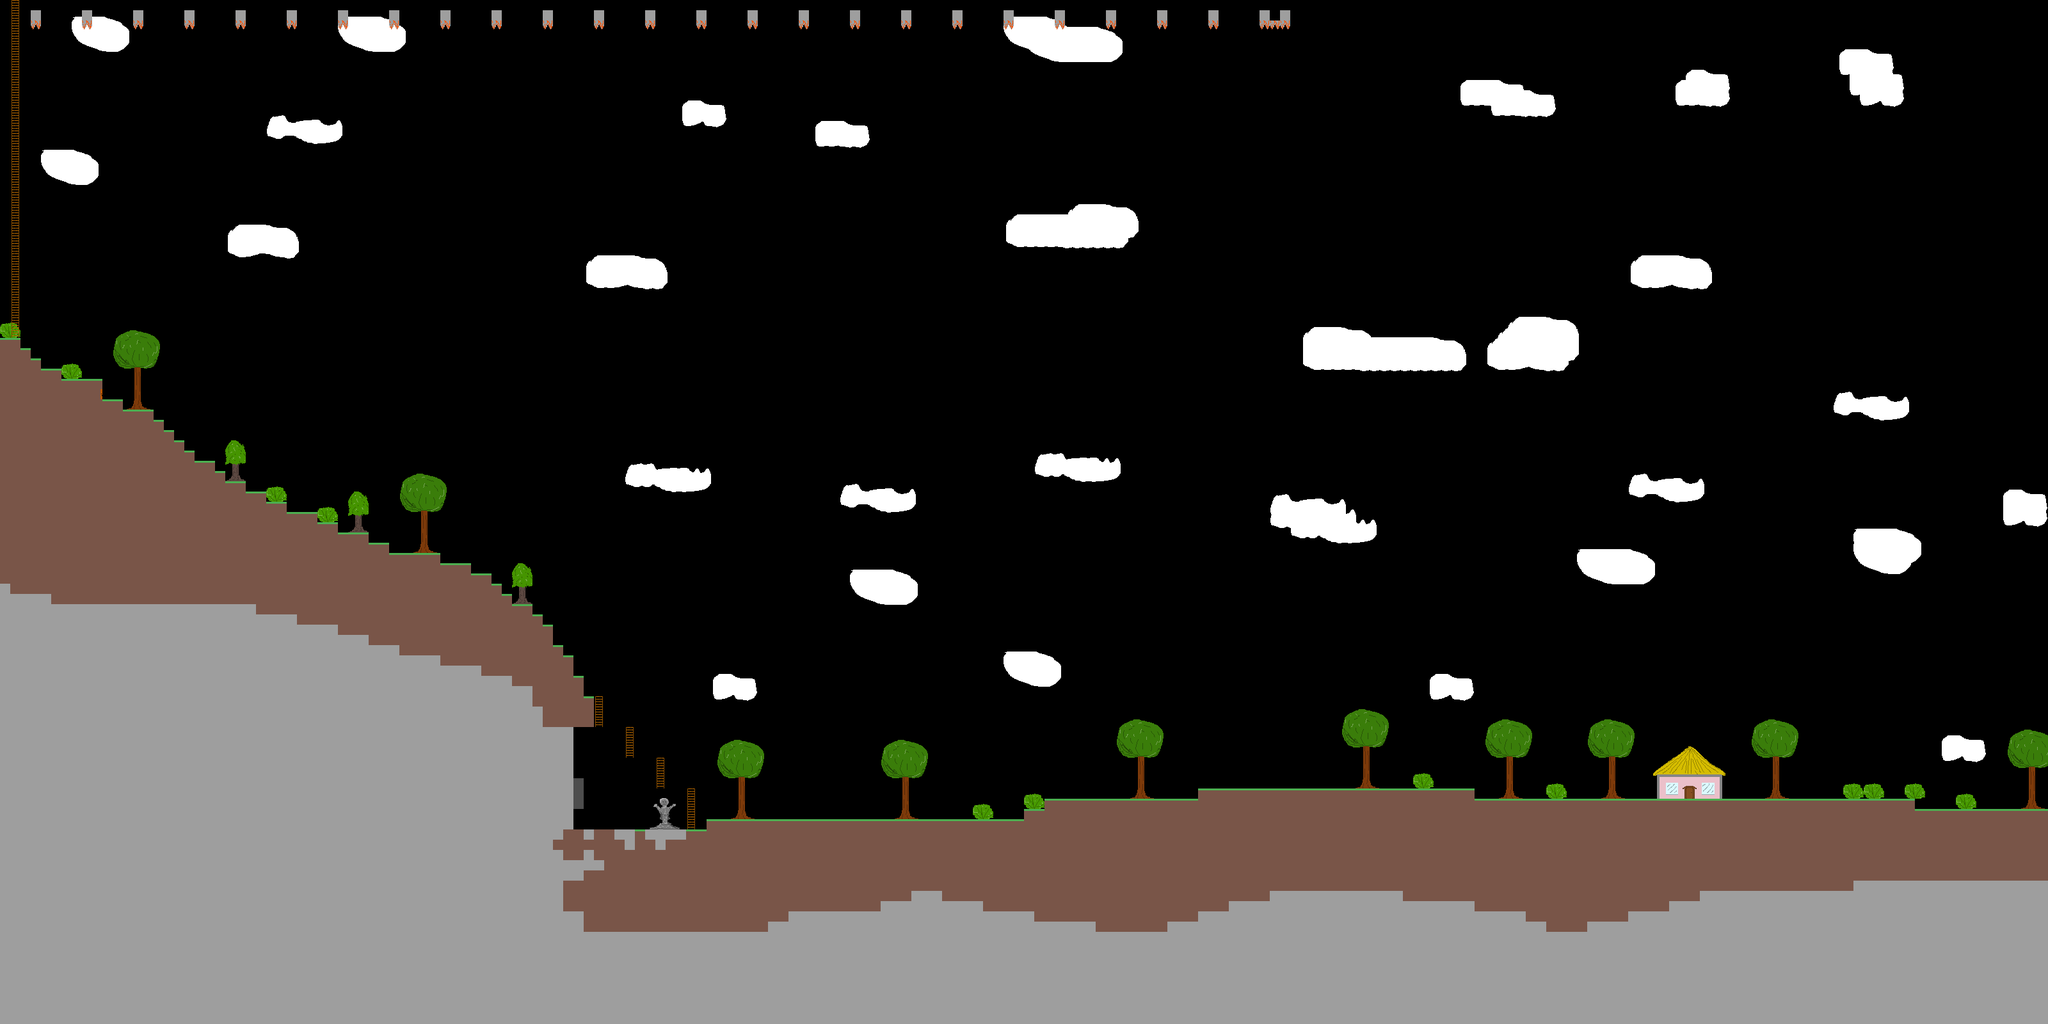

Tiled map render using the project's own tile images. Description and the map definition, with tile-layer contents summarised, below:
An orthogonal 200x100 tile map with 16x16 px tiles, 12 tile layers (Door Barrier Open, Door Barrier Closed, Background, Clouds, ...), 3 tilesets and 34 objects.

<map version="1.10" tiledversion="1.10.2" orientation="orthogonal" renderorder="right-down" width="200" height="100" tilewidth="16" tileheight="16" infinite="0" nextlayerid="21" nextobjectid="38">
 <tileset firstgid="1" source="Testing Tiles.tsx" />
 <tileset firstgid="32" source="Backdrops.tsx" />
 <tileset firstgid="41" source="Interior.tsx" />
 <layer id="19" name="Door Barrier Open" width="200" height="100">
  <data>[20000 cells, 0 non-empty, 0 distinct tile ids]</data>
 </layer>
 <layer id="18" name="Door Barrier Closed" width="200" height="100">
  <data>[20000 cells, 0 non-empty, 0 distinct tile ids]</data>
 </layer>
 <layer id="2" name="Background" width="200" height="100">
  <data>[20000 cells, 640 non-empty, 5 distinct tile ids]</data>
 </layer>
 <layer id="7" name="Clouds" width="200" height="100">
  <data>[20000 cells, 86 non-empty, 5 distinct tile ids]</data>
 </layer>
 <layer id="1" name="Platforms" width="200" height="100">
  <data>[20000 cells, 5417 non-empty, 3 distinct tile ids]</data>
 </layer>
 <layer id="16" name="Statues" width="200" height="100">
  <data>[20000 cells, 1 non-empty, 1 distinct tile ids]</data>
 </layer>
 <layer id="17" name="Current Statue" width="200" height="100">
  <data>[20000 cells, 0 non-empty, 0 distinct tile ids]</data>
 </layer>
 <layer id="4" name="Death" width="200" height="100">
  <data>[20000 cells, 27 non-empty, 2 distinct tile ids]</data>
 </layer>
 <layer id="3" name="Ladders" width="200" height="100">
  <data>[20000 cells, 46 non-empty, 1 distinct tile ids]</data>
 </layer>
 <layer id="8" name="Cave" width="200" height="100">
  <data>[20000 cells, 607 non-empty, 1 distinct tile ids]</data>
 </layer>
 <objectgroup id="6" name="Moving Platforms" />
 <layer id="5" name="Moving Platforms" width="200" height="100">
  <data>[20000 cells, 0 non-empty, 0 distinct tile ids]</data>
 </layer>
 <objectgroup id="12" name="Collectibles">
  <object id="3" x="199.333" y="1355">
   <properties>
    <property name="type" value="Rainbow Rock" />
   </properties>
   <point />
  </object>
 </objectgroup>
 <objectgroup id="10" name="Warp Doors">
  <object id="1" x="2640" y="1242.55">
   <properties>
    <property name="dest_x" type="int" value="9" />
    <property name="dest_y" type="int" value="4" />
    <property name="key_req" value="None" />
    <property name="warp" value="3.2" />
   </properties>
   <point />
  </object>
  <object id="2" x="161.273" y="618.636">
   <properties>
    <property name="dest_x" type="int" value="8" />
    <property name="dest_y" type="int" value="2" />
    <property name="key_req" value="God Key" />
    <property name="warp" value="3.3" />
   </properties>
   <point />
  </object>
 </objectgroup>
 <objectgroup id="9" name="Villagers" />
 <objectgroup id="13" name="Enemies">
  <object id="4" x="1127.5" y="1273">
   <properties>
    <property name="boundary_left" type="int" value="70" />
    <property name="boundary_right" type="int" value="75" />
    <property name="can_kill" type="bool" value="true" />
    <property name="drop" value="Ectoplasm" />
    <property name="type" value="Wraith" />
   </properties>
   <point />
  </object>
  <object id="6" x="1224.5" y="1274.5">
   <properties>
    <property name="boundary_left" type="int" value="76" />
    <property name="boundary_right" type="int" value="80" />
    <property name="can_kill" type="bool" value="false" />
    <property name="drop" value="Ectoplasm" />
    <property name="type" value="Wraith" />
   </properties>
   <point />
  </object>
  <object id="7" x="1305" y="1274.5">
   <properties>
    <property name="boundary_left" type="int" value="81" />
    <property name="boundary_right" type="int" value="85" />
    <property name="can_kill" type="bool" value="false" />
    <property name="drop" value="Ectoplasm" />
    <property name="type" value="Wraith" />
   </properties>
   <point />
  </object>
  <object id="8" x="1386.5" y="1273.5">
   <properties>
    <property name="boundary_left" type="int" value="86" />
    <property name="boundary_right" type="int" value="91" />
    <property name="can_kill" type="bool" value="false" />
    <property name="drop" value="Ectoplasm" />
    <property name="type" value="Wraith" />
   </properties>
   <point />
  </object>
  <object id="9" x="1481" y="1274.5">
   <properties>
    <property name="boundary_left" type="int" value="92" />
    <property name="boundary_right" type="int" value="99" />
    <property name="can_kill" type="bool" value="true" />
    <property name="drop" value="Ectoplasm" />
    <property name="type" value="Wraith" />
   </properties>
   <point />
  </object>
  <object id="10" x="1641" y="1244">
   <properties>
    <property name="boundary_left" type="int" value="102" />
    <property name="boundary_right" type="int" value="106" />
    <property name="can_kill" type="bool" value="false" />
    <property name="drop" value="Ectoplasm" />
    <property name="type" value="Wraith" />
   </properties>
   <point />
  </object>
  <object id="11" x="1720.5" y="1243">
   <properties>
    <property name="boundary_left" type="int" value="107" />
    <property name="boundary_right" type="int" value="111" />
    <property name="can_kill" type="bool" value="false" />
    <property name="drop" value="Ectoplasm" />
    <property name="type" value="Wraith" />
   </properties>
   <point />
  </object>
  <object id="12" x="1799.5" y="1243.5">
   <properties>
    <property name="boundary_left" type="int" value="112" />
    <property name="boundary_right" type="int" value="116" />
    <property name="can_kill" type="bool" value="false" />
    <property name="drop" value="Ectoplasm" />
    <property name="type" value="Wraith" />
   </properties>
   <point />
  </object>
  <object id="13" x="1912.5" y="1228.5">
   <properties>
    <property name="boundary_left" type="int" value="119" />
    <property name="boundary_right" type="int" value="123" />
    <property name="can_kill" type="bool" value="true" />
    <property name="drop" value="Ectoplasm" />
    <property name="type" value="Wraith" />
   </properties>
   <point />
  </object>
  <object id="14" x="1991.5" y="1227.5">
   <properties>
    <property name="boundary_left" type="int" value="124" />
    <property name="boundary_right" type="int" value="127" />
    <property name="can_kill" type="bool" value="true" />
    <property name="drop" value="Ectoplasm" />
    <property name="type" value="Wraith" />
   </properties>
   <point />
  </object>
  <object id="15" x="2056.5" y="1226.5">
   <properties>
    <property name="boundary_left" type="int" value="128" />
    <property name="boundary_right" type="int" value="132" />
    <property name="can_kill" type="bool" value="true" />
    <property name="drop" value="Ectoplasm" />
    <property name="type" value="Wraith" />
   </properties>
   <point />
  </object>
  <object id="16" x="2132" y="1224.5">
   <properties>
    <property name="boundary_left" type="int" value="133" />
    <property name="boundary_right" type="int" value="137" />
    <property name="can_kill" type="bool" value="false" />
    <property name="drop" value="Ectoplasm" />
    <property name="type" value="Wraith" />
   </properties>
   <point />
  </object>
  </objectgroup>
 <objectgroup id="15" name="Text">
  <!-- 1 objects omitted --></objectgroup>
 <objectgroup id="20" name="Goal">
  <!-- 1 objects omitted --></objectgroup>
 <layer id="11" name="Foreground" width="200" height="100">
  <data>[20000 cells, 1 non-empty, 1 distinct tile ids]</data>
 </layer>
</map>
<!-- 19 of 34 objects omitted -->
